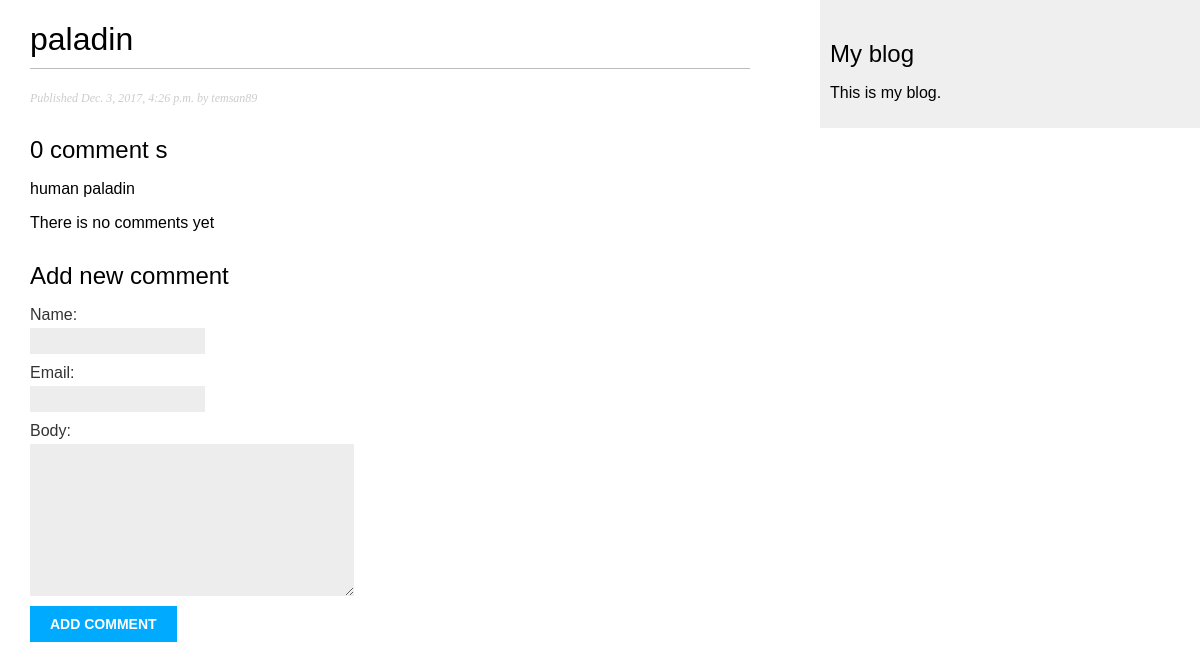
Page /blog/2017/12/03/paladin/ on the earlier database version.
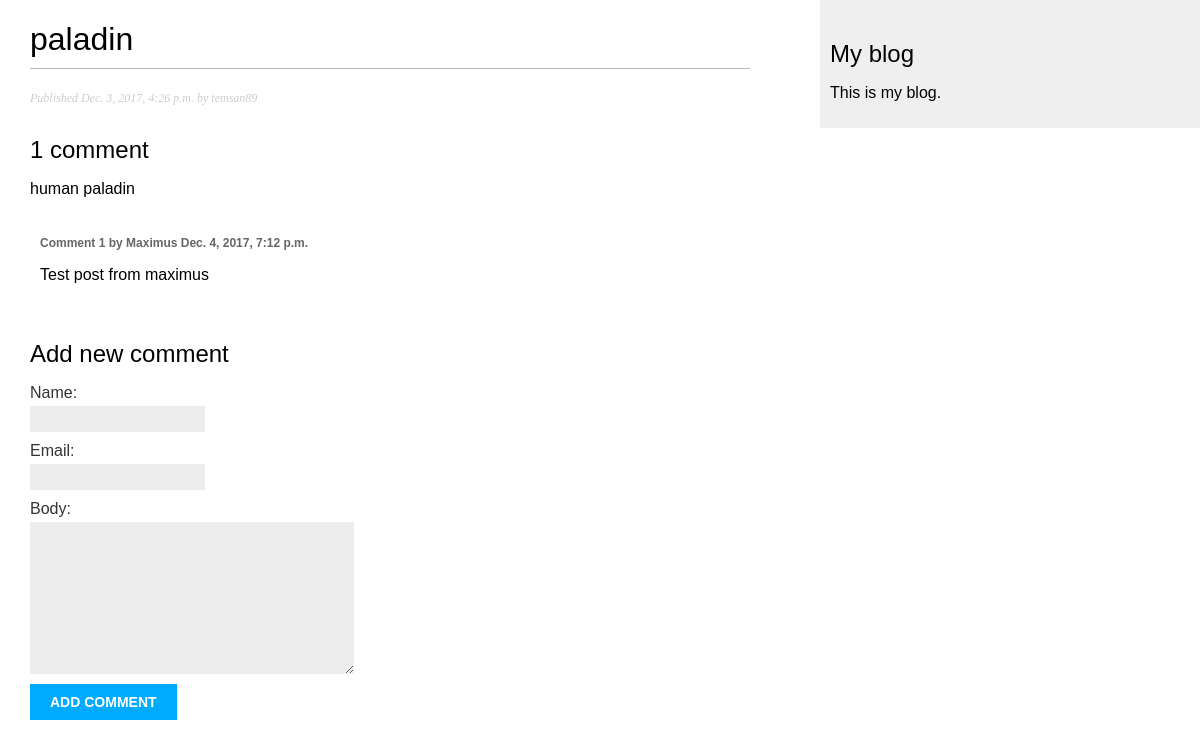
Same page on the later database version.
### blog/models.py (models this page shows, shortened)
class Comment(models.Model):
    post = models.ForeignKey(Post, related_name='comments', on_delete=models.CASCADE)
    name = models.CharField(max_length=80)
    email = models.EmailField()
    body = models.TextField()
    created = models.DateTimeField(auto_now_add=True)
    updated = models.DateTimeField(auto_now=True)
    active = models.BooleanField(default=True)
    class Meta:
        ordering = ('created', )

### blog/views.py (the view)
# urls.py: path(r'<int:year>/<int:month>/<int:day>/<post>/', views.post_detail, name='post_detail'),
def post_detail(request, year, month, day, post):
    post = get_object_or_404(Post,
                             slug=post,
                             status='published',
                             publish__year=year,
                             publish__month=month,
                             publish__day=day,
                             )
    comments = post.comments.filter(active=True)
    if request.method == 'POST':
        comment_form = CommentForm(data=request.POST)
        if comment_form.is_valid():
            new_comment = comment_form.save(commit=False)
            new_comment.post = post
            new_comment.save()
    else:
        comment_form = CommentForm()
    return render(request, 'blog/post/detail.html', {'post': post,
                                                     'comments': comments,
                                                     'comment_form': comment_form})

### blog/forms.py
class CommentForm(forms.ModelForm):
    class Meta:
        model = Comment
        fields = ('name', 'email', 'body')

### blog/templates/blog/post/detail.html (shortened to what this page needs)
{% extends "blog/base.html" %}
{% block content %}
    <h1>{{ post.title }}</h1>
    <p class="date">
        Published {{ post.publish }} by {{ post.author }}
    </p>
    {% with comments.count as total_comments %}
        <h2>
            {{ total_comments }} comment {{ total_comments|pluralize }}
        </h2>
    {% endwith %}
    {{ post.body|linebreaks }}
    {% for comment in comments %}
        <div class="comment">
            <p class="info">
                Comment {{ forloop.counter }} by {{ comment.name }}
                {{ comment.created }}
            </p>
            {{ comment.body|linebreaks }}
        </div>
    {% empty %}
        <p>There is no comments yet</p>
    {% endfor %}
    {% if new_comment %}
        <h2>Your comment has been added</h2>
    {% else %}
        <h2>Add new comment</h2>
        <form action="." method="post">
            {{ comment_form.as_p }}
            <p><input type="submit" value="Add comment"></p>
        </form>
    {% endif %}
{% endblock %}

Differences in the rows shown:
added Comment: name "Maximus", created "Dec. 4, 2017, 7:12 p.m.", body "Test post from maximus"
Other differences:
{{ total_comments }}: "0" → "1"
text no longer shown: "There is no comments yet"
